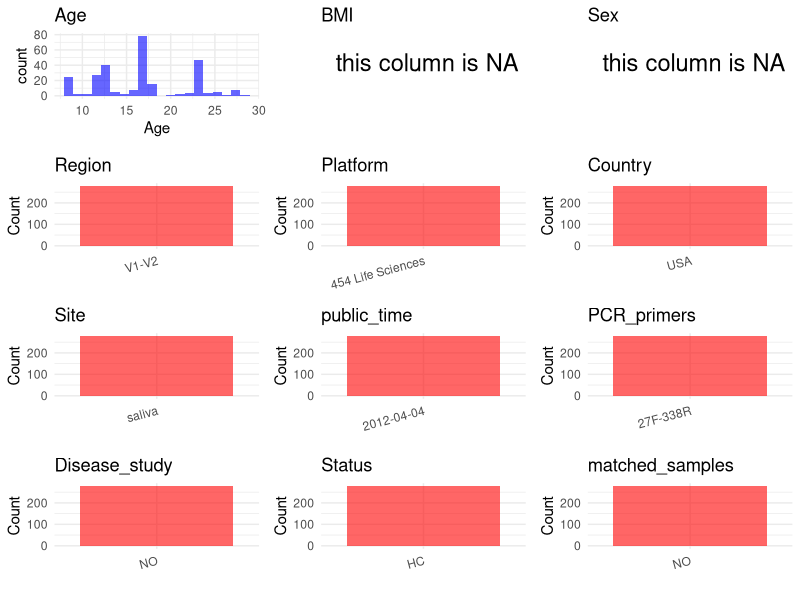

The R script that drew this image: (Note: this script raises an error after producing the figure.)
## ---- chunk 1
library(tidyverse)
library(ggplot2)
library(cowplot)

setwd("C:/Users/zyc/Desktop/oral_project/data/projects/PRJEB2961")
initial_meta <- read.csv("SraRunTable.csv", header = TRUE) 
head(initial_meta)
## ---- chunk 2
metadata <- data.frame(
  BioProject = initial_meta$BioProject,
  Run = initial_meta$Run,
  sample_name = initial_meta$sample_name,
  Age = initial_meta$age_in_years, 
  BMI = NA,  
  Sex = NA,
  Platform = initial_meta$experiment_design_description..exp.,
  Country = initial_meta$geo_loc_name_country,
  Site = initial_meta$biological_specimen,
  public_time = initial_meta$ena_first_public,
  # Status = initial_meta$Host_disease,
  stringsAsFactors = FALSE
)
## ---- chunk 3

# metadata <- metadata %>% mutate(Site = case_when(
#   grepl("Supragingival dental plaque",Site) ~ "Supragingival dental plaque",
#   TRUE ~ Site
# ))
metadata <- metadata %>% mutate(Platform = case_when(
  grepl("454 Life Sciences",Platform) ~ "454 Life Sciences",
  TRUE ~ "454 Life Sciences"
))
# metadata <- metadata %>%mutate(Status = case_when(
#   Status == "Oral Neoplasm (Healthy Control)" ~ "HC",
#   Status == "Oral Neoplasm (OSCC)" ~ "OSCC",
#   TRUE ~ "Precancer"
# ))
# metadata <- metadata %>%
#   mutate(Sex = recode(Sex, "female" = "F", "male" = "M"))
# metadata <-metadata%>%
#   mutate(Country = case_when(Country == "Taiwan" ~ "China"))

## ---- chunk 4
metadata$Status <- "HC"
metadata$matched_samples <- "NO"
metadata$Region <- "V1-V2"
metadata$title <- "Nurture trumps nature in a longitudinal survey of salivary bacterial communities in twins from early adolescence to early adulthood"
metadata$Disease_study <- "NO"
metadata$PCR_primers <- "27F-338R"

head(metadata)
## ---- chunk 5
print(paste("Number of unique runs:", length(unique(metadata$Run))))
print(paste("Number of unique sample names:", length(unique(metadata$sample_name))))
## ---- chunk 6
plot_data <- metadata %>%
  select(-BioProject, -Run, -sample_name, -title)

# Function to create simple plots for each column
create_simple_plots <- function(data) {
  plots <- list()
  
  for (col in colnames(data)) {
    # Check if the column is all NA
    if (all(is.na(data[[col]]))) {
      # Create an empty plot with text indicating all NA
      p <- ggplot() +
        annotate("text", x = 0.5, y = 0.5, label = "this column is NA", size = 6) +
        labs(title = col) +
        theme_void()
    } else if (is.numeric(data[[col]])) {
      # Numeric variable: histogram
      p <- ggplot(data, aes(x = .data[[col]])) +
        geom_histogram(fill = "blue", alpha = 0.6, bins = 20, na.rm = TRUE) +
        labs(title = col) +
        theme_minimal()
    } else {
      # Categorical variable: bar plot (remove NA values)
      count_data <- as.data.frame(table(data[[col]], useNA = "ifany"))
      p <- ggplot(count_data, aes(x = reorder(Var1, -Freq), y = Freq)) +
        geom_col(fill = "red", alpha = 0.6) +
        labs(title = col, x = NULL, y = "Count") +
        theme_minimal() +
        theme(axis.text.x = element_text(angle = 15, hjust = 1))
    }
    plots[[col]] <- p
  }
  
  return(plots)
}


plots <- create_simple_plots(plot_data)
p<-plot_grid(plots$Age, 
          plots$BMI, 
          plots$Sex, 
          plots$Region, 
          plots$Platform, 
          plots$Country, 
          plots$Site,
          plots$public_time, 
          plots$PCR_primers,
          plots$Disease_study,
          plots$Status,
          plots$matched_samples,# add 
          ncol = 3, align = "hv", axis = "lb")
ggsave("Metadata_Summary.png", plot = p, width = 8, height = 6, dpi = 150)


## ---- chunk 7
knitr::include_graphics("Metadata_Summary.png")
## ---- chunk 8
metadata <- metadata[, c(
  "BioProject", "Run", "sample_name", "Age", "BMI", "Sex", 
  "Region", "Platform", "Country", "Site", "public_time", 
  "PCR_primers", "title", "Disease_study", "Status","matched_samples"
)]

write.csv(metadata, file = "metadata.csv", quote = TRUE)
